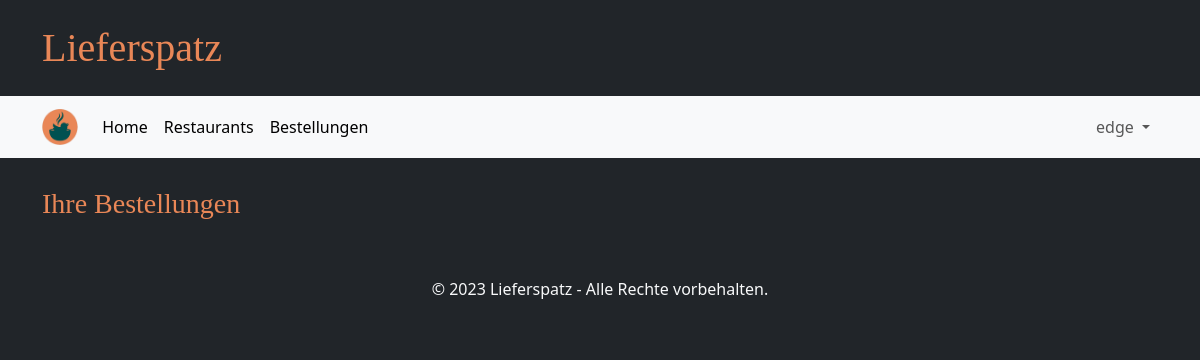
/orders (signed in), run on an earlier commit of the app's database.
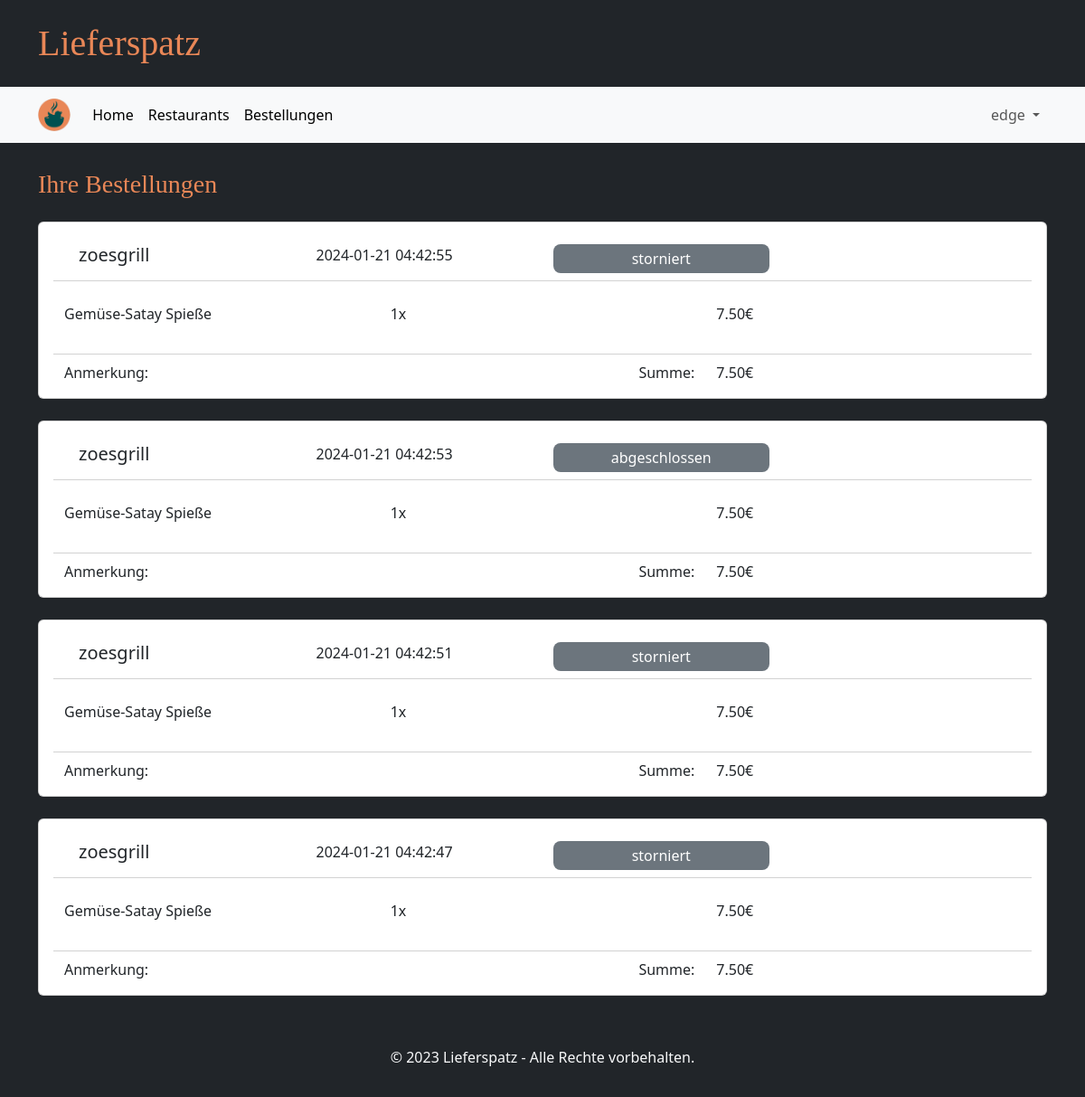
And on a later commit of the database.
### tables this page shows
CREATE TABLE Bestellung(
            KUsername TEXT NOT NULL,
            GUsername TEXT NOT NULL,
            Eingangszeit TEXT NOT NULL,
            Anmerkung TEXT,
            Bestellstatus TEXT NOT NULL CHECK( Bestellstatus IN ('in Bearbeitung','in Zubereitung','storniert','abgeschlossen') )
        );

CREATE TABLE bestellung_beinhaltet(
            Bestellung INTEGER NOT NULL,
            ItemID INTEGER NOT NULL,
            Menge INTEGER NOT NULL,
            FOREIGN KEY(Bestellung) REFERENCES Bestellung(ID)
            FOREIGN KEY(ItemID) REFERENCES Item(ID) ON DELETE CASCADE
        );

CREATE TABLE Item(
            ID INTEGER NOT NULL,
            Restaurant TEXT NOT NULL,
            Name TEXT NOT NULL,
            Kategorie TEXT CHECK(Kategorie IN ('Vorspeise', 'Hauptgericht', 'Dessert', 'Getränk')),
            IBeschreibung TEXT NOT NULL DEFAULT '',
            Preis INTEGER NOT NULL,
            Deaktiviert INTEGER DEFAULT 0 CHECK(Deaktiviert IN (0, 1)),
            PRIMARY KEY (ID),
            FOREIGN KEY (Restaurant) REFERENCES GeschaeftsAccount(username),
            UNIQUE(Restaurant, Name, Kategorie, IBeschreibung, Preis)                   
        );

### main.py (the view, shortened to what this page needs)
@app.route("/orders", methods=["GET", "POST"])
def order_page():
    if "user" in session:
        if "business" in session:
            orders = database.get_orders(session["user"], True)
            return render_template("orders_business.html", orders=orders)
        else:
            orders = database.get_orders(session["user"], False)
            return render_template("orders_customer.html", orders=orders)
    return redirect(url_for("login_customer_page"))

### database.py (called while the page is built)
def getData(sql, params = ()):
    dbcon = sqlite3.connect("instance/db.db")
    cursor = dbcon.cursor()
    cursor.execute(sql, params)
    return cursor

### templates/orders_customer.html (shortened to what this page needs)
{% extends "base.html" %}
{% block heading %}Ihre Bestellungen{% endblock %}
{% block content %}
<div class="row g-4 mb-4">
  {% for status in ['in Bearbeitung', 'in Zubereitung', 'abgeschlossen/storniert'] %}
    {% for order in orders %}
      {% if order['orderstatus'] in status %}
        <div class="card">
        <div class="card-body">
          <div class="row card-header bg-transparent mb-4">
            <div class="col-3">
              <h5 class="card-title">{{ order['GUsername'] }}</h5>
            </div>
            <div class="col-3">
              <p class="card-text">{{ order['ordertime'].split('.')[0] }}</p>
            </div>
            <div class="col-3">
              <div class="card-text p-1 text-center rounded-3 text-white bg-{{
                'success' if order['orderstatus'] == 'in Zubereitung' else 'warning' if order['orderstatus'] == 'in Bearbeitung' else 'secondary'
                }}">{{ order['orderstatus'] }}</div>
            </div>
            <div class="col-3">
            </div>
          </div>
            {% for item in order['items'] %}
            <div class="row">
              <p class="card-text col">{{ item['name'] }}</p>
              <p class="card-text col">{{ item['amount'] }}x</p>
              <p class="card-text col">{{ "%.2f" | format(item['price']*item['amount']/100) }}€</p>
            </div>
            {% endfor %}
            <div class="row card-header bg-transparent mb-2"></div>
            <div class="card-text row">
              <div class="col-4">
                Anmerkung: {{ order['comment'] }}
              </div>
              <div class="col-4 text-end">Summe:</div>
              <div class="col-4">
                {{ "%.2f" | format(order['sum']/100) }}€
              </div>
            </div>
        </div>
        </div>
      {% endif %}
    {% endfor %}
  {% endfor %}
</div>
{% endblock %}

What changed in the data, as far as the page shows it:
added Bestellung: GUsername "zoesgrill", ordertime "2024-01-21 04:42:55", orderstatus "storniert", order "7.50"
added bestellung_beinhaltet: name "Gemüse-Satay Spieße", amount "1", shown under "zoesgrill"
now on this page (row unchanged): Item: item['price']*item['amount']/100 "7.50"
added Bestellung: GUsername "zoesgrill", ordertime "2024-01-21 04:42:53", orderstatus "abgeschlossen", order "7.50"
added bestellung_beinhaltet: name "Gemüse-Satay Spieße", amount "1", shown under "zoesgrill"
added Bestellung: GUsername "zoesgrill", ordertime "2024-01-21 04:42:51", orderstatus "storniert", order "7.50"
added bestellung_beinhaltet: name "Gemüse-Satay Spieße", amount "1", shown under "zoesgrill"
added Bestellung: GUsername "zoesgrill", ordertime "2024-01-21 04:42:47", orderstatus "storniert", order "7.50"
added bestellung_beinhaltet: name "Gemüse-Satay Spieße", amount "1", shown under "zoesgrill"
